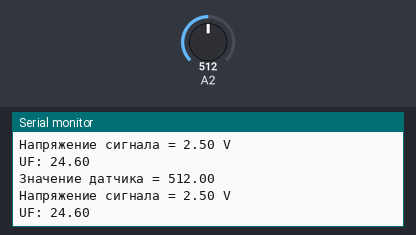
This sketch was run on a simulated Arduino Uno, built with avr-gcc and run on an emulated ATmega328P. Shown: the last lines printed to the serial monitor. The test bench sets the inputs (shaded band); at power-on: A2 = 512.

Above: at 2.8 s.
2.9 s: A2 set to 716
At 4.14 s:
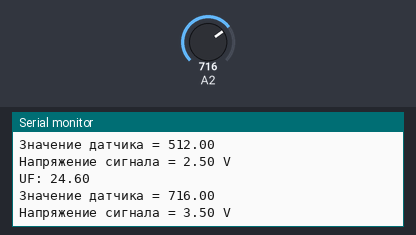
5.6 s: A2 set to 900
At 6.6 s:
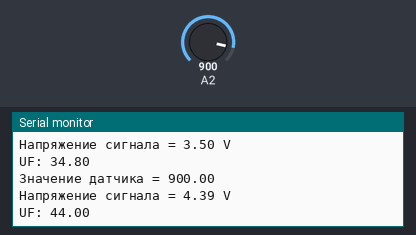
Timing chart, 0 to 8.6 s (numbered marks = the images above; inputs shaded):
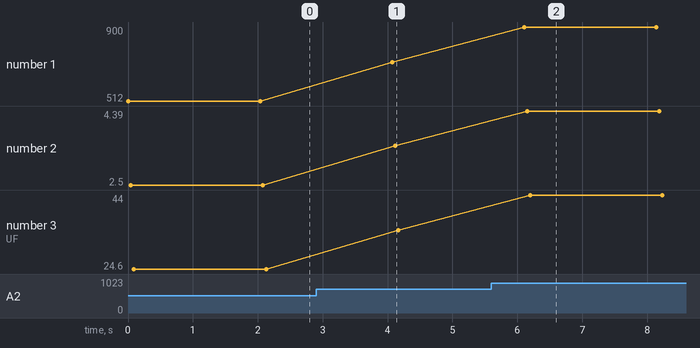

Measured:
- after the input at 2.9 s, the serial monitor: prints a new line after 1.2 s (image 1)
- after the input at 5.6 s, the serial monitor: prints a new line after 0.51 s (image 2)
- plotted number 1: 512 → 716 after the input at 2.9 s, 716 → 900 after the input at 5.6 s
- plotted number 2: 2.5 → 3.5 after the input at 2.9 s, 3.5 → 4.39 after the input at 5.6 s
- plotted number 3: 24.6 → 34.8 after the input at 2.9 s, 34.8 → 44 after the input at 5.6 s

The sketch:

guavaTest.ino
```cpp
void setup()
{
  Serial.begin(9600);
}

void loop()
{
float sensorVoltage;
float sensorValue;

sensorValue = analogRead(A2);
sensorVoltage = sensorValue/1024*5;
Serial.print("3начение датчика = ");
Serial.print(sensorValue);
Serial.println(" ");
Serial.print("Напряжение сигнала = ");
Serial.print(sensorVoltage);
Serial.println(" V");
double UF=sensorValue/20.0 - 1;
if(UF<0) UF=0;
Serial.print("UF: ");
Serial.println(UF);
delay(2000);
}
```
